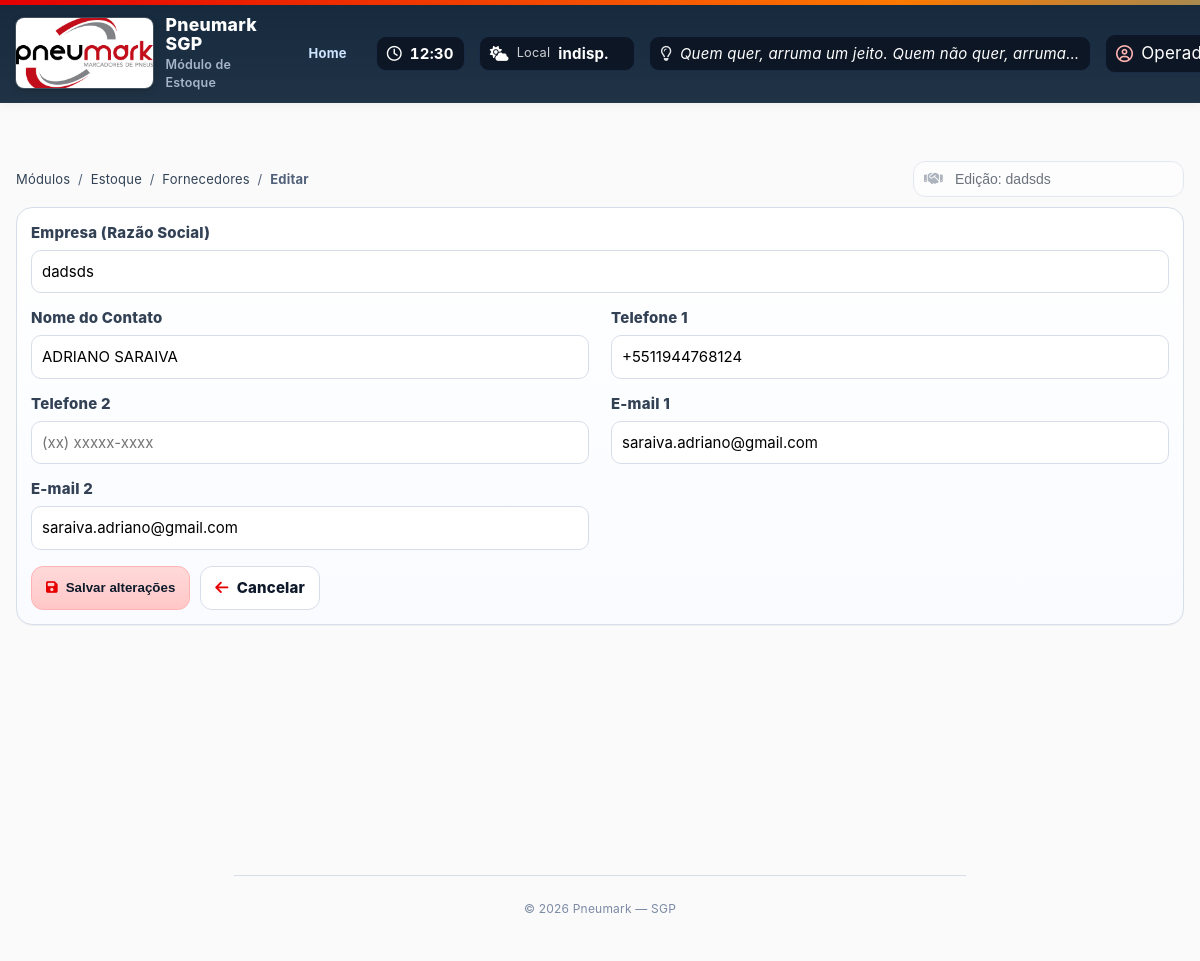
/editar_fornecedor/3, run on the app's committed database.
### app/models_sqla/__init__.py (models this page shows)
class Fornecedor(db.Model):
    __tablename__ = "fornecedores"
    id = db.Column(db.Integer, primary_key=True)
    nome_empresa = db.Column(db.String(100), nullable=False)
    nome_contato = db.Column(db.String(100), nullable=False)
    telefone1 = db.Column(db.String(20), nullable=True)
    telefone2 = db.Column(db.String(20), nullable=True)
    email1 = db.Column(db.String(100), nullable=True)
    email2 = db.Column(db.String(100), nullable=True)

### app/routes/estoque_routes/fornecedor_routes/editar_fornecedor.py (the view, shortened to what this page needs)
@editar_fornecedor_bp.route('/editar_fornecedor/<int:id>', methods=['GET', 'POST'])
def editar_fornecedor(id):
    fornecedor = Fornecedor.query.get_or_404(id)
    return render_template('estoque_templates/fornecedor_templates/editar_fornecedor.html', fornecedor=fornecedor)

### app/routes/producao_routes/maquinas_routes/series.py (called while the page is built)
@series_bp.before_app_request
def _guard_series_only():
    path = (request.path or "")
    if not path.startswith('/producao/series'):
        return
    if path.endswith('/login'):
        return
    pin = current_app.config.get('SERIES_ADMIN_PIN')
    if pin and not session.get('series_admin_ok'):
        return redirect(url_for('series_bp.series_login'))

### app/templates/estoque_templates/fornecedor_templates/editar_fornecedor.html (shortened to what this page needs)
{% extends "_base.html" %}
{% set active_page = 'fornecedores' %}
{% block module_name %}Módulo de Estoque{% endblock %}
{% block toolbar %}
  <div class="toolbar">
    <div class="breadcrumb" aria-label="Você está em">
      <a href="{{ breadcrumb_url|default('/') }}">Módulos</a> &nbsp;/&nbsp;
      <a href="{{ url_for('estoque_bp.tela_estoque') }}">Estoque</a> &nbsp;/&nbsp;
      <a href="{{ url_for('listar_fornecedor_bp.listar_fornecedor') }}">Fornecedores</a> &nbsp;/&nbsp;
      <strong>Editar</strong>
    </div>
    <div class="searchbar" aria-hidden="true" style="opacity:.6">
      <i class="fa-solid fa-handshake"></i>
      <input type="text" value="Edição: {{ fornecedor.nome_empresa }}" disabled>
    </div>
  </div>
{% endblock %}
{% block content %}
  <section class="card">
    <form method="POST" novalidate>
      <div class="form-grid">
        <div class="form-field" style="grid-column:1/-1">
          <label for="nome_empresa">Empresa (Razão Social)</label>
          <input id="nome_empresa" name="nome_empresa" type="text" required
                 value="{{ fornecedor.nome_empresa }}">
        </div>
        <div class="form-field">
          <label for="nome_contato">Nome do Contato</label>
          <input id="nome_contato" name="nome_contato" type="text" required
                 value="{{ fornecedor.nome_contato }}">
        </div>
        <div class="form-field">
          <label for="telefone1">Telefone 1</label>
          <input id="telefone1" name="telefone1" type="tel" placeholder="(xx) xxxxx-xxxx"
                 pattern="[\d\(\)\s\-+]{8,20}" autocomplete="tel"
                 value="{{ fornecedor.telefone1 }}">
        </div>
        <div class="form-field">
          <label for="telefone2">Telefone 2</label>
          <input id="telefone2" name="telefone2" type="tel" placeholder="(xx) xxxxx-xxxx"
                 pattern="[\d\(\)\s\-+]{8,20}" autocomplete="tel"
                 value="{{ fornecedor.telefone2 }}">
        </div>
        <div class="form-field">
          <label for="email1">E-mail 1</label>
          <input id="email1" name="email1" type="email" autocomplete="email"
                 value="{{ fornecedor.email1 }}">
        </div>
        <div class="form-field">
          <label for="email2">E-mail 2</label>
          <input id="email2" name="email2" type="email" autocomplete="email"
                 value="{{ fornecedor.email2 }}">
        </div>
      </div>
      <div class="actions-row">
        <button type="submit" class="btn brand"><i class="fa-solid fa-save"></i> Salvar alterações</button>
        <a class="btn" href="{{ url_for('listar_fornecedor_bp.listar_fornecedor') }}"><i class="fa-solid fa-arrow-left"></i> Cancelar</a>
      </div>
    </form>
  </section>
{% endblock %}

### app/static/css/app.css (style rules this page uses)
:root { --bg: #f2f5fb; --bg-elev: #ffffff; --panel: #ffffff; --text: #0e1a2b; --muted: #51607a; --brand: #e60000; --brand-200: #ff4d4d; --navy: #12263a; --accent: #2d7ff9; --ok: #16a34a; --warn: #ffb020; --border: #d7deea; --ring: rgba(230,0,0,.25); --radius: 16px; --radius-sm: 12px; --shadow-1: 0 2px 10px rgba(18,38,58,.06); --shadow-2: 0 12px 28px rgba(18,38,58,.16); --speed: .22s; --easing: cubic-bezier(.2,.8,.2,1); }
* { box-sizing:border-box }
html,body { height:100% }
body { margin:0; background: rgb(250, 250, 250); color:var(--text); font: 15px/1.45 Inter, system-ui, -apple-system, Segoe UI, Roboto, Arial, sans-serif; letter-spacing:.2px; }
.brand { display:flex; align-items:center; gap:12px; }
.toolbar { display:grid; grid-template-columns:1fr auto; gap:16px; align-items:center; margin-bottom:18px; }
.breadcrumb { color:var(--muted); font-size:13px }
.breadcrumb a { color:#324255; text-decoration:none; border-bottom:1px dashed transparent }
.searchbar { display:flex; align-items:center; gap:10px; background:#ffffff; border:1px solid var(--border); border-radius:12px; padding:8px 10px; min-width:260px; box-shadow: inset 0 0 0 1px rgba(0,0,0,.02); transition: border-color var(--speed) var(--easing), box-shadow var(--speed) var(--easing); }
.searchbar i { color:#7a8696 }
.searchbar input { background:transparent; border:0; outline:0; color:var(--text); width:220px; font-size:14px; }
.searchbar input::placeholder { color:#8aa0bf }
.card { position:relative; overflow:hidden; isolation:isolate; background: linear-gradient(180deg, #ffffff, #f9fbff); border:1px solid var(--border); border-radius: var(--radius); padding:14px; min-height:150px; display:flex; flex-direction:column; gap:10px; color:inherit; text-decoration:none; cursor:pointer; transition: transform var(--speed) var(--easing), box-shadow var(--speed) var(--easing), border-color var(--speed) var(--easing); box-shadow: 0 1px 0 rgba(18,38,58,.04); }
.card::after { content:""; position:absolute; inset:-40% -40% auto auto; height:160px; width:160px; border-radius:50%; background: radial-gradient(closest-side, rgba(230,0,0,.16), transparent 70%); transform: translate(20px,-20px) rotate(8deg); z-index:0; filter: blur(6px); }
.toolbar { margin-bottom: 10px; }

### app/templates/_base.html (style rules this page uses)
.brand { display:flex;gap:12px;align-items:center }

### app/templates/estoque_templates/fornecedor_templates/editar_fornecedor.html (style rules this page uses)
.form-grid { display:grid; gap:14px 22px; grid-template-columns:repeat(2,minmax(260px,1fr)) }
.form-field label { display:block; font-weight:800; color:#334155; margin-bottom:6px }
.form-field input { width:100%; padding:10px; border:1px solid var(--border); border-radius:10px; font: inherit; }
.actions-row { display:flex; gap:10px; flex-wrap:wrap; margin-top:16px }
.btn { display:inline-flex; align-items:center; gap:8px; padding:10px 14px; border-radius:12px; border:1px solid var(--border); background:#fff; text-decoration:none; color:#0e1a2b; font-weight:800 }
.btn i { color:var(--brand) }
.btn.brand { background:linear-gradient(180deg,#ffd9d9,#ffc7c7); border-color:#ffb3b3 }

### data on the page
Fornecedor: nome_empresa "Edição: dadsds", nome_empresa "dadsds", nome_contato "ADRIANO SARAIVA", telefone1 "+5511944768124", email1 "saraiva.adriano@gmail.com", email2 "saraiva.adriano@gmail.com"
